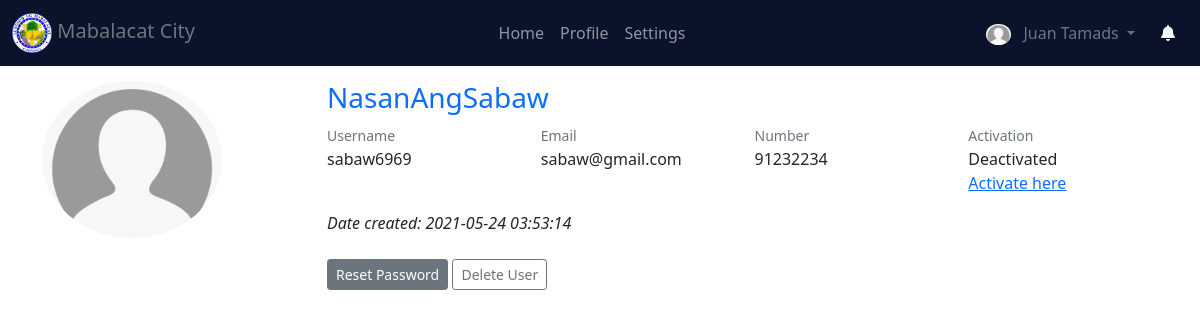
The app's page /view_account/9 (signed in) with its own data.
### website/models.py (models this page shows)
class User(db.Model, UserMixin):
    id = db.Column(db.Integer, primary_key=True)
    image = db.Column(db.String(255), default="default.png")
    name = db.Column(db.String(150), unique=True)
    username = db.Column(db.String(150), unique=True)
    password = db.Column(db.String(150))
    email = db.Column(db.String(150), unique=True)
    number = db.Column(db.Integer, unique=True)
    role = db.Column(db.String(150), default="User")
    activated = db.Column(db.Integer, default=0)
    created_at = db.Column(db.DateTime(timezone=True), default=func.now())
    updated_at = db.Column(db.DateTime(timezone=True), default=func.now())
    items = db.relationship('Item')
    feedbacks = db.relationship('Feedback', backref='user')
    issues = db.relationship('Issue', backref='user')
    logs = db.relationship('Log', backref='user')

### website/management.py (the view)
@management.route('/view_account/<accountId>')
@login_required
def view_account(accountId):
    user = User.query.get(accountId)
    return render_template("view_account.html", user=user)

### website/templates/view_account.html (shortened to what this page needs)
{% extends "base.html" %}
{% block main_content %}
<div class="container py-3" style="margin-top: 65px;">
    <div class="row">
        <div class="col-sm-3">
            {% if user.image %}
                <img src="{{ url_for('static', filename='profile_pics/'+user.image) }}" style="border-radius: 50%; width: 180px;">
            {% else %}
                <img src="{{ url_for('static', filename='profile_pics/default.png') }}" style="border-radius: 50%; width: 180px;">
            {% endif %}
        </div>
        <div class="col-sm-9">
            <h3 class="text-primary">{{ user.name }}</h3>
            <div class="row">
                <div class="col-sm-3">
                    <small class="text-muted">Username</small>
                    <p>{{ user.username }}</p>
                </div>
                <div class="col-sm-3">
                    <small class="text-muted">Email</small>
                    <p>{{ user.email }}</p>
                </div>
                <div class="col-sm-3">
                    <small class="text-muted">Number</small>
                    <p>{{ user.number }}</p>
                </div>
                <div class="col-sm-3">
                    <small class="text-muted">Activation</small>
                    {% if user.activated == 0 %}
                        <p>Deactivated<br><a href="/user_activate/{{ user.id }}" onclick="return confirm('Activate user?')">Activate here</a></p>
                    {% else %}
                        <p>Activated<br><a href="/user_deactivate/{{ user.id }}" onclick="return confirm('Deactivate user?')">Remove activation here</a></p>
                    {% endif %}
                </div>
            </div>
            <i>Date created: {{ user.created_at }}</i><br><br>
            <a href="/reset_password/{{ user.id }}" class="btn btn-sm btn-secondary" onclick="return confirm('Reset Password?')">Reset Password</a>
            <a href="/delete_account/{{ user.id }}" class="btn btn-sm btn-outline-secondary" onclick="return confirm('Delete user?')">Delete User</a>
        </div>
    </div>
</div>
{% endblock %}

### website/templates/base.html (shortened to what this page needs)
<!DOCTYPE html>
<html lang="en">
<head>
    <link href="{{ url_for('static', filename='css/bootstrap.min.css') }}" rel="stylesheet">
    <link href="{{ url_for('static', filename='custom.css') }}" rel="stylesheet">
    <link rel="stylesheet" href="//cdn.datatables.net/1.10.24/css/jquery.dataTables.min.css">
    <link href="{{ url_for('static', filename='css/bootstrap-lightbox.min.css') }}" rel="stylesheet">
</head>
<body>
    <nav class="navbar fixed-top navbar-expand-lg navbar-dark theme_bg">
        <div class="container-fluid">
          <div class="collapse navbar-collapse" id="navbarTogglerDemo01">
            <a class="navbar-brand text-muted" href="/">
                <img src="{{ url_for('static', filename='logo.png') }}" height="40px">
                Mabalacat City
            </a>
            <ul class="navbar-nav mx-auto mb-2 mb-lg-0">
                <li class="nav-item">
                  <a class="nav-link" href="/" {% if request.url_rule.endpoint == "inventory.inventory_home" %}id="nav_active"{% endif %}>Home</a>
                </li>
              <li class="nav-item">
                <a class="nav-link" href="/profile" {% if request.url_rule.endpoint == "auth.profile" %}id="nav_active"{% endif %}>Profile</a>
              </li>
              <li class="nav-item">
                <a class="nav-link" href="/settings" {% if request.url_rule.endpoint == "auth.settings" %}id="nav_active"{% endif %}>Settings</a>
              </li>
            </ul>
            <div class="d-flex">
                <div class="dropdown">
                    <button class="btn theme_bg text-muted dropdown-toggle" type="button" id="dropdownMenuButton1" data-bs-toggle="dropdown" aria-expanded="false">
                      {% if current_user.image %}
                        <img src="{{ url_for('static', filename='item_images/'+current_user.image) }}" style="border-radius: 50%; width: 25px;">
                      {% else %}
                          <img src="{{ url_for('static', filename='item_images/default.png') }}" style="border-radius: 50%; width: 25px;">
                      {% endif %}
                      {{ current_user.name }}
                    </button>
                </div>
                <a class="btn text-light" href="/item_notification">
                  <i class="fa fa-bell" aria-hidden="true"></i>
                </a>
            </div>
          </div>
        </div>
      </nav>
    {% block main_content %}
    {% endblock %}
</body>
</html>

### website/static/custom.css (style rules this page uses)
.theme_bg { background-color: #0b132b; }

### website/templates/base.html (style rules this page uses)
.theme_bg { background-color: #0b132b; }

### records on screen
User: image (placeholder picture), name "Juan Tamads"
User: image (placeholder picture), name "NasanAngSabaw", username "sabaw6969", email "sabaw@gmail.com", number "91232234", created_at "2021-05-24 03:53:14"
